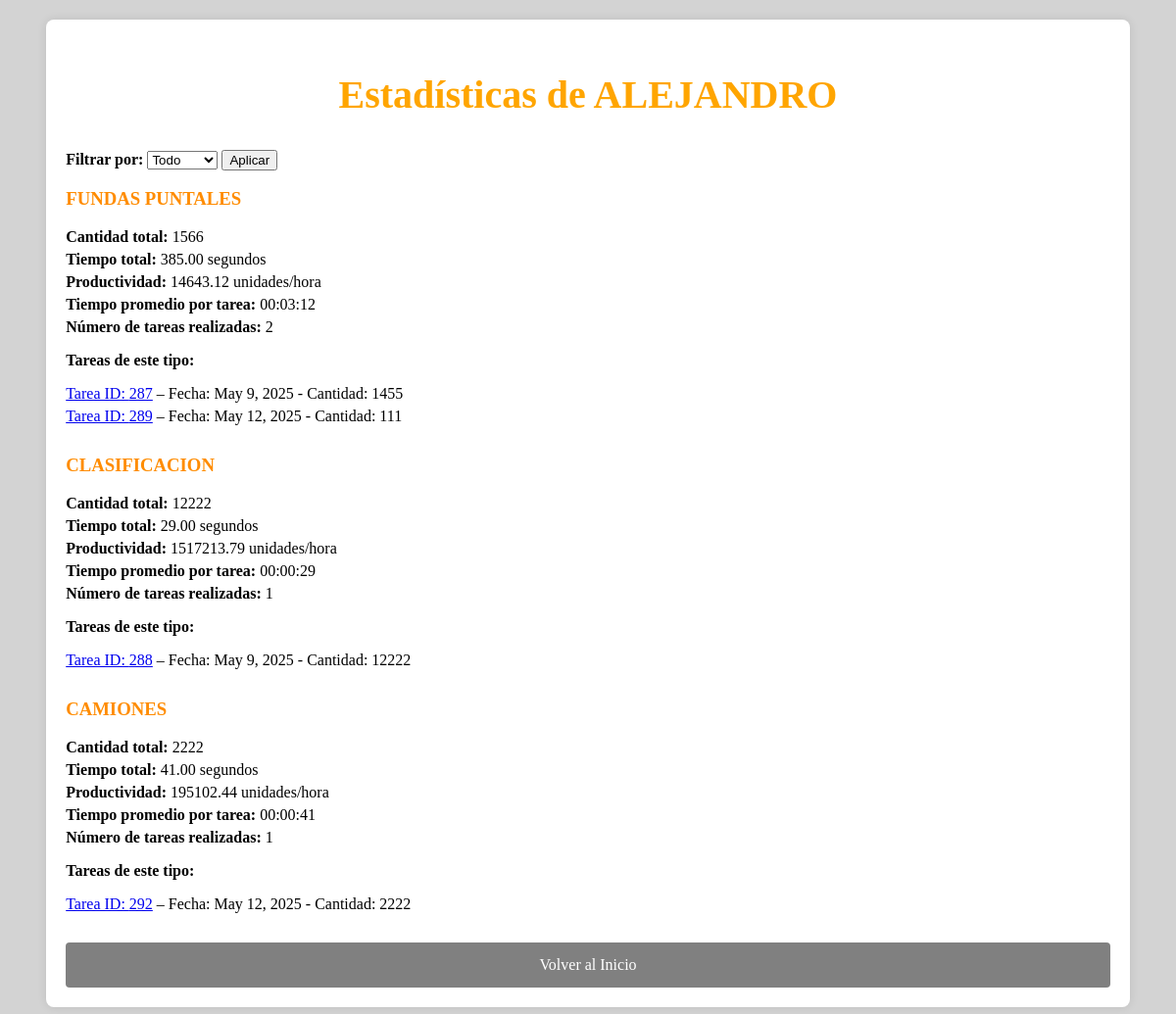
Before: /estadisticas_trabajador/1001/ with the older database file.
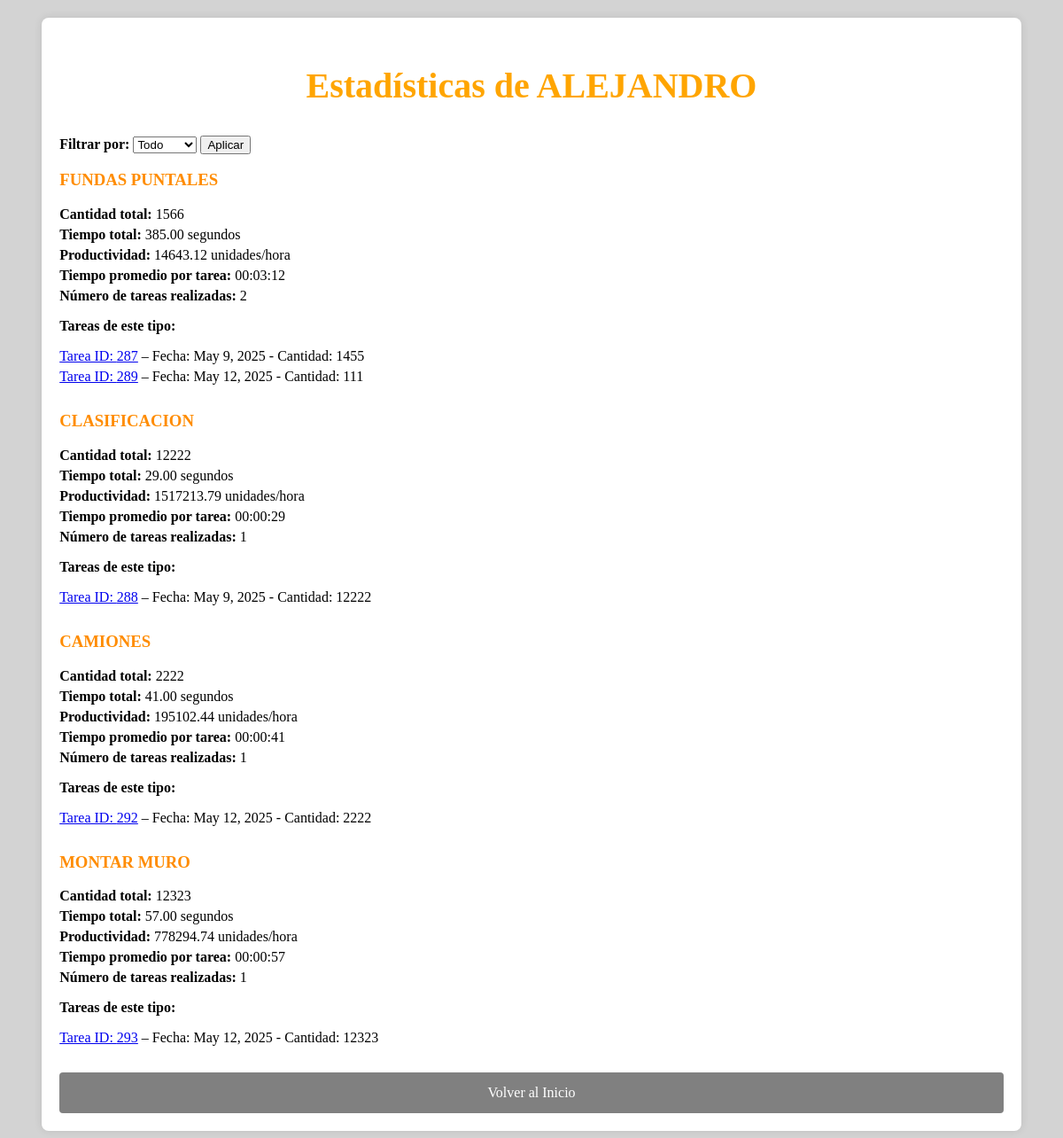
After: the same page with the newer database file.
### pda/models.py (models this page shows, shortened)
class TipoTarea(models.Model):
    cod_tarea=models.TextField(null=True,blank=True)
    nombre=models.TextField(null=True,blank=True)

class Patio(models.Model):
    fecha = models.DateField(verbose_name='Fecha', null=True, blank=True)
    horaInicio = models.TimeField(verbose_name='H.Inicio', null=True, blank=True)
    horaFin = models.TimeField(verbose_name='H.Fin', null=True, blank=True)
    idTipTarea = models.IntegerField(verbose_name='Tip.Tarea', null=True, blank=True)
    idOper1 = models.IntegerField(verbose_name='Op.1', null=True, blank=True)
    idOper2 = models.IntegerField(verbose_name='Op.2', null=True, blank=True)
    cantidad = models.IntegerField(verbose_name='Cantidad', null=True, blank=True)

### pda/views.py (the view)
# urls.py: path('estadisticas_trabajador/<int:trabajador_id>/',estadisticas_trabajador,name='estadisticas_trabajador'),
def estadisticas_trabajador(request, trabajador_id):
    trabajador = get_object_or_404(Trabajador, id=trabajador_id)
    tareas = Patio.objects.filter(Q(idOper1=trabajador_id) | Q(idOper2=trabajador_id))
    periodo = request.GET.get('periodo')
    hoy = date.today()
    cantidadTotal = 0
    tiempoTotalSegundos = 0
    productividad = 0
    numTareas = 0
    tiempoPromedio = "00:00:00"
    estadisticas_por_tipo = defaultdict(lambda: {
        'cantidad': 0,
        'tiempo_total': 0,
        'num_tareas': 0,
        'tareas': []
    })
    if periodo == 'dia':
        tareas = tareas.filter(fecha=hoy)
    elif periodo == 'semana':
        inicio_semana = hoy - timedelta(days=hoy.weekday())  # Primer día de la semana
        tareas = tareas.filter(fecha__gte=inicio_semana, fecha__lte=hoy)
    elif periodo == 'mes':
        tareas = tareas.filter(fecha__month=hoy.month, fecha__year=hoy.year)
    elif periodo == 'todo':
        pass  # No filtra, usa todas las tareas
    for tarea in tareas:
        if tarea.horaInicio and tarea.horaFin and tarea.idTipTarea is not None:
            try:
                tipo_tarea = TipoTarea.objects.get(id=tarea.idTipTarea)
                nombre_tarea = tipo_tarea.nombre
            except TipoTarea.DoesNotExist:
                nombre_tarea = f"Tarea ID {tarea.idTipTarea}"
            fecha = tarea.fecha
            hora_inicio = datetime.combine(fecha, tarea.horaInicio)
            hora_fin = datetime.combine(fecha, tarea.horaFin)
            tiempo_segundos = (hora_fin - hora_inicio).total_seconds()
            estadisticas_por_tipo[nombre_tarea]['cantidad'] += tarea.cantidad or 0
            estadisticas_por_tipo[nombre_tarea]['tiempo_total'] += tiempo_segundos
            estadisticas_por_tipo[nombre_tarea]['num_tareas'] += 1
            estadisticas_por_tipo[nombre_tarea]['tareas'].append(tarea)
    for nombre_tarea, datos in estadisticas_por_tipo.items():
        tiempo_total = datos['tiempo_total']
        num_tareas = datos['num_tareas']
        cantidad = datos['cantidad']
        if tiempo_total > 0:
            datos['productividad'] = round(cantidad / (tiempo_total / 3600), 2)
        else:
            datos['productividad'] = 0
        if num_tareas > 0:
            tiempo_promedio = tiempo_total / num_tareas
            h = int(tiempo_promedio // 3600)
            m = int((tiempo_promedio % 3600) // 60)
            s = int(tiempo_promedio % 60)
            datos['tiempo_promedio'] = f"{h:02d}:{m:02d}:{s:02d}"
        else:
            datos['tiempo_promedio'] = "00:00:00"
    return render(request, 'estadisticas_trabajador.html', {
        'trabajador': trabajador,
        'tareas': tareas,
        'estadisticas_por_tipo': dict(estadisticas_por_tipo),
        'periodo': periodo,
    })

### templates/estadisticas_trabajador.html (shortened to what this page needs)
<!DOCTYPE html>
<html lang="es">
<head>
</head>
<body>
    <div class="container">
        <div class="form-container">
            <h2>Estadísticas de {{ trabajador.nombre }}</h2>
            <form method="get">
                <label for="periodo"><strong>Filtrar por:</strong></label>
                <select name="periodo" id="periodo">
                    <option value="todo" {% if periodo == 'todo' %}selected{% endif %}>Todo</option>
                </select>
                <button type="submit">Aplicar</button>
            </form>
            <br>
            {% for tipo_tarea, datos in estadisticas_por_tipo.items %}
                <div class="stats-item">
                    <h3>{{ tipo_tarea }}</h3>
                    <ul>
                        <li><strong>Cantidad total:</strong> {{ datos.cantidad }}</li>
                        <li><strong>Tiempo total:</strong> {{ datos.tiempo_total|floatformat:2 }} segundos</li>
                        <li><strong>Productividad:</strong> {{ datos.productividad }} unidades/hora</li>
                        <li><strong>Tiempo promedio por tarea:</strong> {{ datos.tiempo_promedio }}</li>
                        <li><strong>Número de tareas realizadas:</strong> {{ datos.num_tareas }}</li>
                    </ul>
                    {% if datos.tareas %}
                        <p><strong>Tareas de este tipo:</strong></p>
                        <ul>
                            {% for tarea in datos.tareas %}
                                <li>
                                    <a href="{% url 'detalle_tarea' tarea.id %}">Tarea ID: {{ tarea.id }}</a> –
                                    Fecha: {{ tarea.fecha }} -
                                    Cantidad: {{ tarea.cantidad }}
                                </li>
                            {% endfor %}
                        </ul>
                    {% else %}
                        <p>No hay tareas de este tipo.</p>
                    {% endif %}
                </div>
            {% empty %}
                <p>No se han encontrado tareas para este trabajador en el periodo seleccionado.</p>
            {% endfor %}
            <a class="aEnlac" href="/paginaInicial/">Volver al Inicio</a>
        </div>
    </div>
</body>
</html>

Changed rows visible on the page:
now on this page (row unchanged): TipoTarea: estadisticas_por_tipo "MONTAR MURO"
added Patio: id "293", fecha "May 12, 2025", cantidad "12323", shown under "MONTAR MURO"
Other visible differences:
new list line: "Cantidad total: 12323 Tiempo total: 57.00 segundos Productividad: 778294.74 unidades/hora Tiempo promedio por tarea: 00:00:57 Número de tareas realizadas: 1 Tareas de este tipo:"
